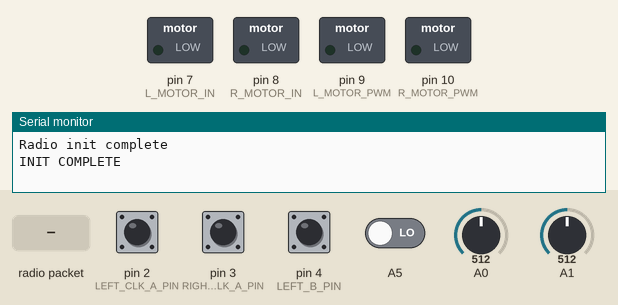
This program was run on a simulated Arduino Nano, built with avr-gcc and run on an emulated ATmega328P. Parts: switched loads named in the program (green lamp = pin HIGH), the last lines printed to the serial monitor. The test bench sets the inputs (shaded band); at power-on: pin 2 (LEFT_CLK_A_PIN), pin 3 (RIGHT_CLK_A_PIN) HIGH, A5, pin 4 (LEFT_B_PIN) LOW, A0 = 512, A1 = 512. No radio packets arrive unless stated.

Above: at 0.8 s.
0.9 s: radio packet "start" arrives
2.4 s: radio packet "okay" arrives
At 3.3 s:
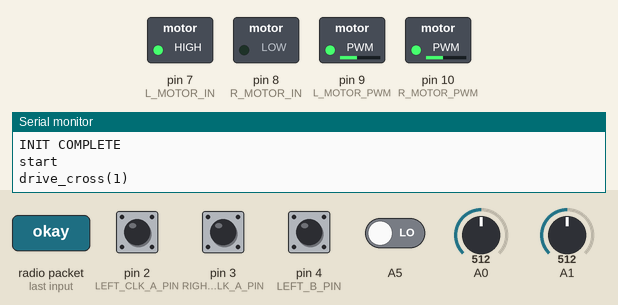
4.0 s: pin 2 (LEFT_CLK_A_PIN) pulled LOW for 0.15 s
At 4.8 s:
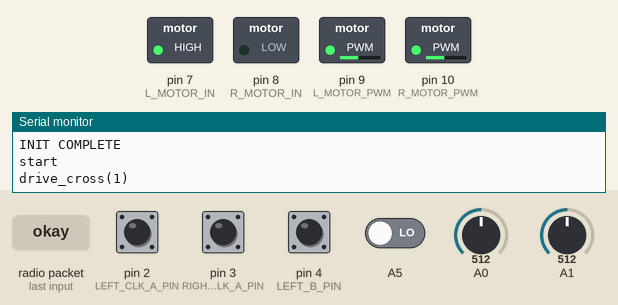
Timing chart, 0 to 7.0 s (numbered marks = the images above; inputs shaded):
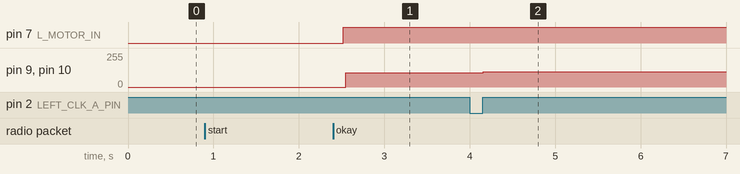

The program:

main.cpp
```cpp
#include <Arduino.h>

#include "Config.h"
#include "VE.h"
#include "LeftEncoder.h"
#include "RightEncoder.h"
#include "TUS.h"
#include "TPS.h"
#include "ASMR.h"
#include "Left_Motor.h"
#include "Right_Motor.h"
#include "speed_reg.h"
#include "Line.h"
#include "robot_moves.h"
#include "uMQ.h"
// #include "Radio.h"
// #include "RF24.h"
// #include "RF24_config.h"

uMQ radio;

int orX = 0;
int orY = 0;
float x_or_robot = 0;
float y_or_robot = 0;
float H_sens = 1;
int comm1 = 0;
int comm2 = 0;
int cross = 0;
int f_cross = 0;
float left_enc = 0;
float right_enc = 0;

String data;
String send_data = "NO FAULT DETECTED";
String mess;
String answer;

int loc_crack[5][5]{
    1, 1, 1, 1, 1,
    1, 1, 1, 1, 1,
    1, 1, 1, 1, 1,
    1, 1, 1, 1, 1,
    1, 1, 1, 1, 1,
};

int read_cross()
{
  float S_l = analogRead(A0);
  float S_r = analogRead(A1);
  // Serial.println(String(S_l) + " " + String(S_r));
  if(S_l >= Line_threshold && S_r >= Line_threshold)
  {
    if(f_cross == 0)
    {
      f_cross = 1;
      cross += 1;
      Serial.println("cross = " + String(cross));
    }
  }else{
    if(f_cross == 1)
    {
      f_cross = 0;
    }
  }
  return cross;
}

void hole_read(int orX, int orY)
{
  H_sens = digitalRead(A5);
  loc_crack[orX][orY] = H_sens;
}

void drive_cross(int wish_cross)
{
  Serial.println("drive_cross(" + String(wish_cross) + ")");
  while(true)
  {
    cross = read_cross();
    drive_line(0.5);
    if(digitalRead(A5) == 0) // проверка датчика Холла
    {
      while(true)
      {
        stop(); // остановка моторов
        hole_read(orX, orY); // записывание координат поломки
        send_data = "*CORDS:" + String(orX) + ":" + String(orY); // формирование строки для отправки
        radio.send(send_data, "SCADA", 100); // посылка строки
        delay(100);
        answer = radio.recv("ALESH", 100);
        if(answer == "okay")
        {
          fwd(0.4);
          stop();
          break;
        }
        delay(100);
      }
      // CORDS: X: 3, Y: 1 // формат сообщения
      break;
    }
    if(cross == wish_cross)
    {
      stop();
      cross = 0;
      break;
    }
  }
  stop();
}

void turn90L(int side)
{
  fwd(0.5);
  stop();
  left_enc_zero();
  right_enc_zero();
  if(side == Left)
  {
    while(true)
    {
      left_enc = left_enc_tick();
      left_speed_reg(0.5);
      if(left_enc >= 6.5)
      {
        stop();
        break;
      }
    }
  }
  if(side == Right)
  {
    while(true)
    {
      right_enc = right_enc_tick();
      right_speed_reg(0.5);
      if(right_enc >= 6.5)
      {
        stop();
        break;
      }
    }
  }
}
int state = 1;

void setup()
{
  Serial.begin(9600);

  radio.init(A2, A3);

  left_enc_init();
  right_enc_init();

  l_motor_init();
  r_motor_init();

  pinMode(A1, INPUT);
  pinMode(A2, INPUT);

  left_speed_reg(0);
  right_speed_reg(0);

  Serial.println("INIT COMPLETE");


  // while(true)
  // {
  //   left_speed_reg(7);
  //   right_speed_reg(-7);
  // }
  // while(true)
  // {
  //   radio.send("1234", "DOBRY", 100);
  // }
  while(true)
  {
    data = radio.recv("ALESH", 100);
    data.trim();
    Serial.println(data);
    if (data == "start")
    {
      // Serial.println("START RECVD");
      break;
    }
  }
  radio.send("PROG START", "SCADA", 100);
  for(int i = 0; i < 4; i++)
  {
    drive_cross(1);
    orX++;
  }
  turn90L(Left);
  fwd(-0.6);
  drive_cross(1);
  orY++;
  turn90L(Left);
  fwd(-0.6);
  for(int i = 0; i < 4; i++)
  {
    drive_cross(1);
    orX--;
  }
  turn90L(Right);
  fwd(-0.6);
  drive_cross(1);
  orY++;
  turn90L(Right);
  fwd(-0.6);
  for(int i = 0; i < 4; i++)
  {
    drive_cross(1);
    orX++;
  }
  fwd(0.6);
  while(true)
  {
    // radio.send(send_data, "SCADA", 50);
    // Serial.println(send_data);
  }
}

void loop()
{
  // float S_r = analogRead(A0);
  // float S_l = analogRead(A1);
  float left_enc = left_enc_tick();
  float right_enc = right_enc_tick();
  float g_right_w = right_velest_tick();
  float g_left_w = left_velest_tick();
  velest_tick();
  // Serial.println(String(S_r) + " " + String(S_l));
}
```

ASMR.h
```cpp
#pragma once

#include <Arduino.h>

#include "Config.h"
#include "VE.h"
#include "LeftEncoder.h"
#include "RightEncoder.h"
#include "TUS.h"
#include "TPS.h"
#include <inttypes.h>

struct Sensors
{
    float time;
};

struct MotionState
{
    float v_f0;
    float theta_i0;
    bool is_completed;
};

typedef void (*Cyclogram)(MotionState*, Sensors);
#define CYCLOGRAM(name) void name(MotionState *ms, Sensors s)

CYCLOGRAM(STOP)
{
    ms->is_completed = false;
    ms->v_f0 = 0;
    ms->theta_i0= 0;
}

CYCLOGRAM(IDLE)
{
    ms->is_completed = true;
    ms->v_f0 = 0;
    ms->theta_i0 = 0;
}

CYCLOGRAM(FWD)
{
    //математика
    ms->v_f0 = FORW_SPEED;
    ms->theta_i0 = 0;

    //логика перехода
    if (s.time >= 1.8)
    {
        ms->is_completed = true;
    }
}

CYCLOGRAM(SS90E)
{
    int dir = 1;

    //Математика
    ms->v_f0 = 0.1;

    if (s.time >= 0.225 && s.time < 1.285)
    {
        ms->theta_i0 = 1.48 * dir;
    }
    else
    {
        ms->theta_i0 = 0;
    }

    //Логика перехода
    if(s.time >= 1.51)
    {
        ms->is_completed = true;
    }
}

class ASMR
{
private:
    Cyclogram
cycProgram[CYC_PROG_BUF_SIZE] = {IDLE};
    int cycProgCounter = 0;
    int cycEnd = 0;

    uint32_t lastProgStart = 0;

    int rotmod(int in)
    {
        return in % CYC_PROG_BUF_SIZE;
    }

    void incProgCounter()
    {
        cycProgCounter++;
        cycProgCounter %= CYC_PROG_BUF_SIZE;
    }


public:
    void addAction(Cyclogram cyc)
    {
        cycEnd = rotmod(cycEnd  + 1);
        cycProgram[cycEnd] = cyc;
    }

    void exec()
    {
        Sensors s = {0};
        MotionState ms = {0};

        s.time = millis() / 1000.0 - lastProgStart;

        Serial.print(s.time);
        Serial.print(" ");

        cycProgram[cycProgCounter](&ms, s);

        if(ms.is_completed)
        {
            cycProgCounter = rotmod(cycProgCounter + 1);
            lastProgStart = millis() / 1000.0;
        }

        // Drive atspeeds
        Serial.println(String(ms.v_f0) + " " + String(ms.theta_i0) + " " + String(ms.is_completed));
    }
};
```

LeftEncoder.h
```cpp
#pragma once


#include "Config.h"
#include "TUS.h"
#include "TPS.h"

#define LEFT_CLK_A_PIN 2
#define LEFT_B_PIN 4

#define LEFT_ENC_DIR -1

#define ENC_PWR 12

void left_enc_handler();

volatile int g_left_counter = 0;
float g_left_phi = 0;
int8_t g_left_ett[4][4] = {0};

const float tick_to_rad = 2.0 * M_PI / (ENC_PPR * GEAR_RATIO);

void left_enc_init()
{
    // Настройка пинов энкодера на вход
    pinMode(LEFT_CLK_A_PIN, INPUT);
    pinMode(LEFT_B_PIN, INPUT);

    // Отключение прерываний
    noInterrupts();
    // Подключение обработчика прерывания энкодера
    attachInterrupt(
        digitalPinToInterrupt(LEFT_CLK_A_PIN),
        left_enc_handler,
        CHANGE
    );

    // Настройка таблицы переходов
    g_left_ett[0b00][0b01] = LEFT_ENC_DIR;
    g_left_ett[0b01][0b11] = LEFT_ENC_DIR;
    g_left_ett[0b11][0b10] = LEFT_ENC_DIR;
    g_left_ett[0b10][0b00] = LEFT_ENC_DIR;
    // 13 == 0xD == 0b1101 == 015;
    g_left_ett[0b00][0b10] = -LEFT_ENC_DIR;
    g_left_ett[0b10][0b11] = -LEFT_ENC_DIR;
    g_left_ett[0b11][0b01] = -LEFT_ENC_DIR;
    g_left_ett[0b01][0b00] = -LEFT_ENC_DIR;

    interrupts();
}

void left_enc_handler()
{
    static uint8_t left_enc_old = 0;

    const uint8_t LEFT_B = digitalRead(LEFT_B_PIN);
    // 0000000B

    const uint8_t LEFT_CLK_A = digitalRead(LEFT_CLK_A_PIN);
    const uint8_t LEFT_A = LEFT_CLK_A ^ LEFT_B;
    // 0000000A

    const uint8_t left_enc = (LEFT_A << 1) | LEFT_B;
    /*
    000000AB = (0000000A << 1) | 0000000B;
    */

    g_left_counter += g_left_ett[left_enc_old][left_enc];
    left_enc_old = left_enc;
}

float left_enc_tick()
{
    noInterrupts();
    const int left_counter_inc = g_left_counter;
    g_left_counter = 0;
    interrupts();

    g_left_phi += left_counter_inc * TIKS_TO_RAD;

    return g_left_phi;
}

void left_enc_zero()
{
    g_left_phi = 0;
}
```

Left_Motor.h
```cpp
#pragma once

#include <Arduino.h>
#define L_MOTOR_IN 7
#define L_MOTOR_PWM 9
#define L_MOTOR_DIR -1
#define SUPPLY_VOLTAGE 12

// Инициализация мотора:

void l_motor_init()
{
  pinMode(L_MOTOR_IN, OUTPUT);
  pinMode(L_MOTOR_PWM, OUTPUT);
}

// Выдача напряжения:

void l_motor_tick(float u)
{
  const int16_t pwm = 255.0 * constrain(u / SUPPLY_VOLTAGE, -1.0, 1.0) * L_MOTOR_DIR;

  if (pwm >= 0)
  {
    digitalWrite(L_MOTOR_IN, LOW);
    analogWrite(L_MOTOR_PWM, pwm);
  }
  else
  {
    digitalWrite(L_MOTOR_IN, HIGH);
    analogWrite(L_MOTOR_PWM, -pwm);
  }
}
```

Line.h
```cpp
#pragma once

#include "Config.h"
#include "speed_reg.h"

void drive_line(float vel)
{
    float S_r = analogRead(A0);
    float S_l = analogRead(A1);
    float u = 0;
    float kef = 0.002;
    float err = S_r - S_l;
    u = err*kef;
    right_speed_reg(vel - u);
    left_speed_reg(vel + u);
}
```

RightEncoder.h
```cpp
#pragma once

#include <Arduino.h>
#include "Config.h"
#include "TUS.h"
#include "TPS.h"


#define RIGHT_CLK_A_PIN 3
#define RIGHT_B_PIN 5

#define RIGHT_ENC_DIR 1

void right_enc_handler();

volatile int g_right_counter = 0;
float g_right_phi = 0;
int8_t g_right_ett[4][4] = {0};


void right_enc_init()
{
    // Настройка пинов энкодера на вход
    pinMode(RIGHT_CLK_A_PIN, INPUT);
    pinMode(RIGHT_B_PIN, INPUT);

    // Отключение прерываний
    noInterrupts();
    // Подключение обработчика прерывания энкодера
    attachInterrupt(
        digitalPinToInterrupt(RIGHT_CLK_A_PIN),
        right_enc_handler,
        CHANGE
    );

    // Настройка таблицы переходов
    g_right_ett[0b00][0b01] = RIGHT_ENC_DIR;
    g_right_ett[0b01][0b11] = RIGHT_ENC_DIR;
    g_right_ett[0b11][0b10] = RIGHT_ENC_DIR;
    g_right_ett[0b10][0b00] = RIGHT_ENC_DIR;
    // 13 == 0xD == 0b1101 == 015;
    g_right_ett[0b00][0b10] = -RIGHT_ENC_DIR;
    g_right_ett[0b10][0b11] = -RIGHT_ENC_DIR;
    g_right_ett[0b11][0b01] = -RIGHT_ENC_DIR;
    g_right_ett[0b01][0b00] = -RIGHT_ENC_DIR;


    interrupts();
}

void right_enc_handler()
{
    static uint8_t right_enc_old = 0;

    const uint8_t RIGHT_B = digitalRead(RIGHT_B_PIN);
    // 0000000B

    const uint8_t RIGHT_CLK_A = digitalRead(RIGHT_CLK_A_PIN);
    const uint8_t RIGHT_A = RIGHT_CLK_A ^ RIGHT_B;
    // 0000000A

    const uint8_t right_enc = (RIGHT_A << 1) | RIGHT_B;
    /*
    000000AB = (0000000A << 1) | 0000000B;
    */

    g_right_counter += g_right_ett[right_enc_old][right_enc];
    right_enc_old = right_enc;
}

float right_enc_tick()
{
    noInterrupts();
    const int right_counter_inc = g_right_counter;
    g_right_counter = 0;
    interrupts();

    g_right_phi += right_counter_inc * TIKS_TO_RAD;

    return g_right_phi;
}

void right_enc_zero()
{
    g_right_phi = 0;
}
```

Right_Motor.h
```cpp
#pragma once

#include <Arduino.h>
#define R_MOTOR_IN 8
#define R_MOTOR_PWM 10
#define R_MOTOR_DIR 1
#define SUPPLY_VOLTAGE 12

// Инициализация мотора:

void r_motor_init()
{
  pinMode(R_MOTOR_IN, OUTPUT);
  pinMode(R_MOTOR_PWM, OUTPUT);
}

// Выдача напряжения:

void r_motor_tick(float u)
{
  const int16_t pwm = 255.0 * constrain(u / SUPPLY_VOLTAGE, -1.0, 1.0) * R_MOTOR_DIR;

  if (pwm >= 0)
  {
    digitalWrite(R_MOTOR_IN, LOW);
    analogWrite(R_MOTOR_PWM, pwm);
  }
  else
  {
    digitalWrite(R_MOTOR_IN, HIGH);
    analogWrite(R_MOTOR_PWM, -pwm);
  }
}
```

TPS.h
```cpp
#pragma once

#include <Arduino.h>

#include "Config.h"
#include "VE.h"
#include "LeftEncoder.h"
#include "RightEncoder.h"

float TPS(float Uf0, float R0)
{
    float Wf0 = Uf0/R0;

    return Wf0;
}
```

TUS.h
```cpp
#pragma once

#include <Arduino.h>

#include "Config.h"
#include "VE.h"
#include "LeftEncoder.h"
#include "RightEncoder.h"

float TUS(float  TETA0)
{
    float Wd0 = TETA0*(WRobot/Radius);

    return Wd0;
}
```

VE.h
```cpp
#pragma once

#include "Config.h"
#include "LeftEncoder.h"
#include "RightEncoder.h"

//лево VE
float left_vel_estimator(float left_phi)
{
    static float phi_old = 0;
    float left_w_raw = (left_phi - phi_old) / Ts_s;
    phi_old = left_phi;
    return left_w_raw;
}
float left_low_pass_filter(float left_w_raw)
{
    static float left_w = 0;
    left_w += (left_w_raw - left_w) * LPF_ALPHA;

    return left_w;
}

//право VE
float right_vel_estimator(float right_phi)
{
    static float right_phi_old = 0;
    float  right_w_raw= (right_phi - right_phi_old) / Ts_s;
    right_phi_old = right_phi;
    return right_w_raw;
}
float right_low_pass_filter(float rigth_w_raw)
{
    static float right_w = 0;
    right_w += (rigth_w_raw - right_w) * LPF_ALPHA;

    return right_w;
}

float g_left_w;
float g_right_w;
float left_w_raw;
float right_w_raw;

float left_velest_tick()
{
    const float left_phi = g_left_phi;
    const float left_w_raw = left_vel_estimator(left_phi);
    g_left_w = left_low_pass_filter(left_w_raw);

    return g_left_w;
}

float right_velest_tick()
{
    const float right_phi = g_right_phi;
    const float right_w_raw = right_vel_estimator(right_phi);
    g_right_w = right_low_pass_filter(right_w_raw);

    return g_right_w;
}


void velest_tick()
{
    const float left_phi = g_left_phi;
    const float right_phi = g_right_phi;

    const float left_w_raw = left_vel_estimator(left_phi);
    const float right_w_raw = right_vel_estimator(right_phi);

    g_left_w = left_low_pass_filter(left_w_raw);
    g_right_w = right_low_pass_filter(right_w_raw);
}

// float vel_pi_reg(float err, float max_output)
// {
//     const float K = 3;
//     const float T = 0.01;
//     const float Kp = K;
//     const float Ki = K / T;

//     const float p = err * Kp;
//     static float I = 0;
//     const float i = I * Ki;
//     float u = p * i;

//     if (u == constrain(u, -max_output, max_output) || (err * u) < 0)
//     {
//        I+= err * Ts_s;
//     }
//     return u;
// }
```

robot_moves.h
```cpp
#pragma once

#include "Config.h"
#include "LeftEncoder.h"
#include "Left_Motor.h"
#include "RightEncoder.h"
#include "Right_Motor.h"
#include "speed_reg.h"

float or_robot_deg;

void wait()
{
  static int32_t timer = micros();
  while (micros() - timer < Ts_us);
  timer = micros();
}

void turn(float angle_deg)
{
  uint32_t start_time = millis();
  left_enc_zero();
  right_enc_zero();
  float s_L;
  float s_R;
  float K = 0.85;
  if (angle_deg < 0)
  {
    s_L = -5;
    s_R = 5;
  }
  else
  {
    s_L = 5;
    s_R = -5;
  }
  float S = abs(angle_deg) / 360.0 * M_PI * WRobot;
  float N = S / WHEEL_CIRC;
  float phi = (N * (M_PI * 2)) * K;
  while (true)
  {
    // TIMER
    wait();
    // SENSE
    uint32_t time = millis() - start_time;
    float left_enc = left_enc_tick();
    float right_enc = right_enc_tick();
    // PLAN
    // ACT
    left_speed_reg(s_L);
    right_speed_reg(s_R);

    if (abs(right_enc) >= phi)
    {
      break;
    }
  }
}

void set_or_robot(float deg)
{
  float err_orient = deg - or_robot_deg;
  turn(err_orient);
  or_robot_deg += err_orient;
}

void stop()
{
  // PLAN
  float u_l = 0;
  float u_r = 0;
  // ACT
  l_motor_tick(u_l);
  r_motor_tick(u_r);
}

void fwd(float targ)
{
  left_enc_zero();
  right_enc_zero();
  uint32_t start_time = millis();
  while (true)
  {
    // TIMER
    wait();
    // SENSE
    uint32_t time = millis() - start_time;
    float cell_size = 6.28;
    float left_enc = left_enc_tick();
    float right_enc = right_enc_tick();
    float Target = cell_size * targ;
    // PLAN
    // ACT
    if (targ < 0)
    {
      left_speed_reg(-5);
      right_speed_reg(-5);
    }
    if (targ > 0)
    {
      left_speed_reg(3);
      right_speed_reg(3);
    }

    if (abs(left_enc) >= abs(Target) || abs(right_enc) >= abs(Target))
    {
      stop();
      break;
    }
  }
}

void right()
{
  left_enc_zero();
  right_enc_zero();
  uint32_t start_time = millis();
  while (true)
  {
    // TIMER
    wait();
    // SENSE
    uint32_t time = millis() - start_time;
    float left_enc = left_enc_tick();
    float right_enc = right_enc_tick();
    // PLAN
    // ACT
    left_speed_reg(5);
    right_speed_reg(-5);

    if (left_enc >= R_TURN_RAD)
    {
      break;
    }
  }
}

void left()
{
  left_enc_zero();
  right_enc_zero();
  uint32_t start_time = millis();
  while (true)
  {
    // TIMER
    wait();
    // SENSE
    uint32_t time = millis() - start_time;
    float left_enc = left_enc_tick();
    float right_enc = right_enc_tick();
    // PLAN
    // ACT
    left_speed_reg(-5);
    right_speed_reg(5);

    if (right_enc >= L_TURN_RAD)
    {
      break;
    }
  }
}


void
drive_to_line(float side, float cross, float f_cross, float wish_cross, float wish_sect)
{
  uint32_t time0 = millis();

  while (true)
  {
    float S_r = analogRead(A0);
    float S_l = analogRead(A1);
    if (side == Right)
    {
      // Serial.println(S_r);
      left_speed_reg(6);
      right_speed_reg(-6);
      if (S_r > Line_threshold && millis() - time0 > TURN_DELAY)
      {
        stop();
        break;
      }
    }
    if (side == Left)
    {
      left_speed_reg(-6);
      right_speed_reg(6);
      if (S_l > Line_threshold && millis() - time0 > TURN_DELAY)
      {
        stop();
        break;
      }
    }
    if (side == Forward)
    {
      fwd(wish_sect);
      stop();
      if (S_l > Line_threshold && S_r > Line_threshold)
      {
        if (f_cross == 0)
        {
          f_cross = 1;
          cross += 1;
        }
      }
      else
      {
        if (f_cross == 1)
        {
          f_cross = 0;
        }
      }
      if (cross == wish_cross)
      {
        stop();
        break;
      }
    }
  }
  stop();
}

void drive_to(float targX, float targY)
{
  if (targX < 0)
  {
    set_or_robot(D180);
    stop();
  }
  else
  {
    set_or_robot(0);
    stop();
  }
  fwd(abs(targX));
  if (targY < 0)
  {
    set_or_robot(Right);
  }
  else
  {
    set_or_robot(Left);
  }
  fwd(abs(targY));
  stop();
}
```

Config.h
```cpp
#pragma once


#define Ts_us             5000.0
#define Ts_s (Ts_us / 1000000.0)

#define ENC_PPR           48.0
#define GEAR_RATIO        30.0

#define TIKS_TO_RAD   (2.0 * M_PI / (ENC_PPR * GEAR_RATIO))

#define LPF_ALPHA         1.0
#define Radius            16.0
#define Rw                32.0
#define WRobot            82.0
#define FORW_SPEED        10.0
#define CYC_PROG_BUF_SIZE 1
#define FWD_RAD           6.28
#define R_TURN_RAD        3.525
#define L_TURN_RAD        3.525
#define ZERO_RAD          1.00
#define WHEEL_CIRC        100.50
#define Left              -90.0
#define Right             90.0
#define D180              180.0
#define Forward           0.0
#define Line_threshold    850
#define TURN_DELAY        1000
```

Source omitted: speed_reg.h (844 bytes), uMQ.h (1151 bytes)

Measured:
- after the input at 2.4 s, pin 7 (L_MOTOR_IN): LOW → HIGH after 0.12 s; pin 9 (L_MOTOR_PWM): 0/255 → 108/255 after 0.15 s; pin 10 (R_MOTOR_PWM): 0/255 → 108/255 after 0.14 s
- after the input at 4.0 s, pin 9 (L_MOTOR_PWM): 108/255 → 115/255 after 0.16 s; pin 10 (R_MOTOR_PWM): 108/255 → 115/255 after 0.15 s
